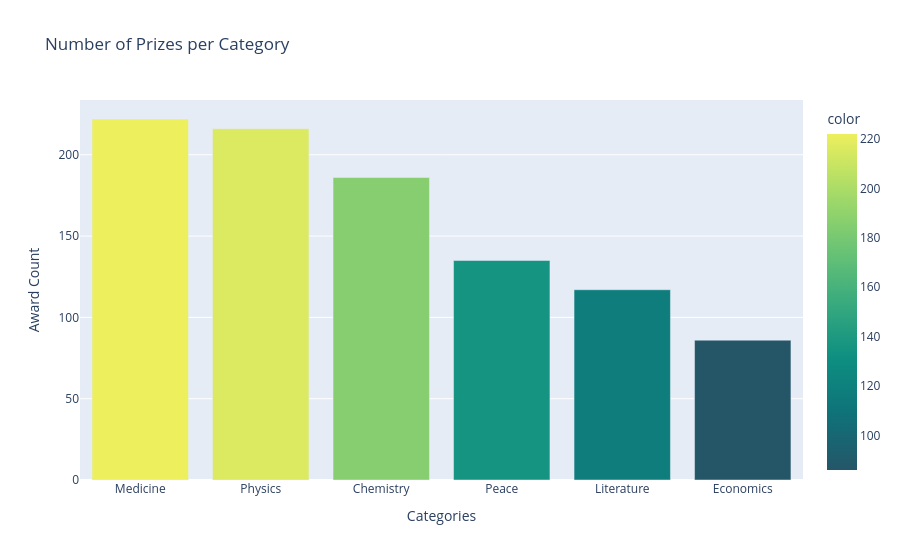

Notebook code cell kept with this figure:
### Code cell
prizes_by_category_bar = px.bar(x=prizes_by_category.index, y=prizes_by_category.values, color=prizes_by_category.values, color_continuous_scale='Aggrnyl',
                            title="Number of Prizes per Category")
prizes_by_category_bar.update_layout(
    xaxis_title = 'Categories',
    yaxis_title = "Award Count"
)
prizes_by_category_bar.show()

### Figure 1 — Plotly figure (JSON) as saved in the notebook; plotly's stock layout.template omitted (floating-point values rounded to 4 significant figures)
{"data": [{"hovertemplate": "x=%{x}<br>y=%{y}<br>color=%{marker.color}<extra></extra>", "legendgroup": "", "marker": {"color": [222, 216, 186, 135, 117, 86], "coloraxis": "coloraxis", "pattern": {"shape": ""}}, "name": "", "orientation": "v", "showlegend": false, "textposition": "auto", "type": "bar", "x": ["Medicine", "Physics", "Chemistry", "Peace", "Literature", "Economics"], "xaxis": "x", "y": [222, 216, 186, 135, 117, 86], "yaxis": "y"}], "layout": {"barmode": "relative", "coloraxis": {"autocolorscale": false, "colorbar": {"title": {"text": "color"}}, "colorscale": [[0, "rgb(36, 86, 104)"], [0.1667, "rgb(15, 114, 121)"], [0.3333, "rgb(13, 143, 129)"], [0.5, "rgb(57, 171, 126)"], [0.6667, "rgb(110, 197, 116)"], [0.8333, "rgb(169, 220, 103)"], [1, "rgb(237, 239, 93)"]]}, "legend": {"tracegroupgap": 0}, "title": {"text": "Number of Prizes per Category"}, "xaxis": {"anchor": "y", "domain": [0, 1], "title": {"text": "Categories"}}, "yaxis": {"anchor": "x", "domain": [0, 1], "title": {"text": "Award Count"}}}}
